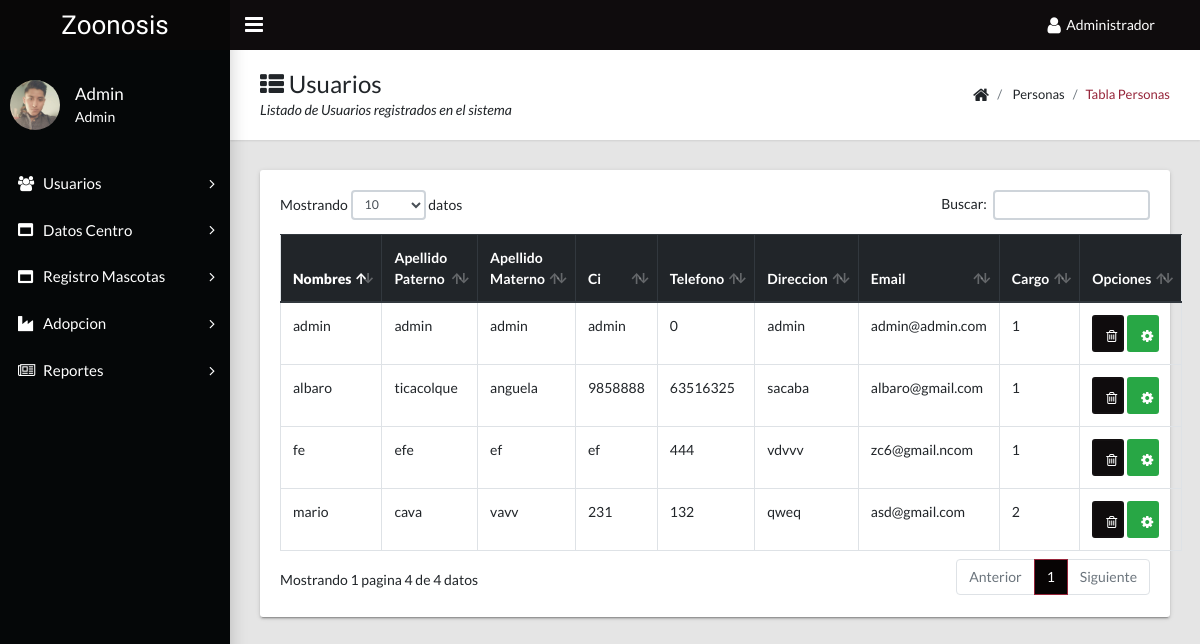
The page /admin/docs/table-personas.php (signed in) on the database its author committed.
### tables this page shows
CREATE TABLE `persona` (
  `id_persona` int(11) NOT NULL AUTO_INCREMENT,
  `nombre` varchar(45) DEFAULT NULL,
  `papellido` varchar(45) DEFAULT NULL,
  `sapellido` varchar(45) DEFAULT NULL,
  `ci` varchar(45) DEFAULT NULL,
  `telefono` int(11) DEFAULT NULL,
  `direccion` varchar(150) DEFAULT NULL,
  `email` varchar(45) DEFAULT NULL,
  `activo` tinyint(4) DEFAULT NULL,
  `rol_id_rol` int(11) NOT NULL,
  PRIMARY KEY (`id_persona`),
  UNIQUE KEY `ci_UNIQUE` (`ci`),
  UNIQUE KEY `email_UNIQUE` (`email`),
  KEY `fk_persona_rol1_idx` (`rol_id_rol`),
  CONSTRAINT `fk_persona_rol1` FOREIGN KEY (`rol_id_rol`) REFERENCES `rol` (`id_rol`) ON DELETE NO ACTION ON UPDATE NO ACTION
);

### modelo/conexion.php (called while the page is built, shortened)
<?php
class conexion{
	public $con;
	function __construct(){
	$this->host="localhost";
	$this->user="root";
	$this->clave="";
	$this->db="zoonosis_db";
	$this->con=mysqli_connect($this->host, $this->user,$this->clave);
	mysqli_query($this->con, 'SET NAMES UTF-8');
	if($this->con){
		mysqli_select_db($this->con,$this->db);
	}
	}
public function con_retorno($sql){
$resp=mysqli_query($this->con, $sql);
return $resp;
}
}

### modelo/mdl_agregarusuario.php (called while the page is built, shortened)
<?php
require("conexion.php");
if (isset($_GET['id_persona']))
{
    $con= new conexion();
    $sql="update persona set activo =0 where id_persona='$_GET[id_persona]'";
    $con->sin_retorno($sql);
    $sql="update usuario set activousuario =0 where persona_id_persona='$_GET[id_persona]'";
    $con->sin_retorno($sql);
    $sql="delete from cuenta where usuario_id_usuario='$_GET[id_persona]'";
    $con->sin_retorno($sql);
    echo "<script> window.location.href='../admin/docs/table-personas.php';</script>";
}
else {
    class mdlusuario
    {
        public $obj_con;
        function __construct()
        {
            $this->obj_con = new conexion();
        }
        public function listar()
        {
            $sql = "select * from persona where activo=1;";
            return $this->obj_con->con_retorno($sql);
        }
    }
}
?>

### admin/docs/table-personas.php (the view, shortened to what this page needs)
<?php
include_once('menu.php');
include_once ('../../modelo/mdl_agregarusuario.php');
$objeto=new mdlusuario();
$datos=$objeto->listar();
?>
    <main class="app-content">
      <div class="app-title">
        <div>
          <h1><i class="fa fa-th-list"></i> Usuarios</h1>
          <p>Listado de Usuarios registrados en el sistema</p>
        </div>
        <ul class="app-breadcrumb breadcrumb side">
          <li class="breadcrumb-item"><i class="fa fa-home fa-lg"></i></li>
          <li class="breadcrumb-item"> Personas</li>
          <li class="breadcrumb-item active"><a href="#">Tabla Personas</a></li>
        </ul>
      </div>
      <div class="row">
        <div class="col-md-12">
          <div class="tile">
            <div class="tile-body">
              <table class="table table-hover table-bordered" id="sampleTable">
                <thead class="thead-dark">
                  <tr>
                    <th><b>Nombres</th>
                    <th>Apellido Paterno</th>
                    <th>Apellido Materno</th>
                    <th>Ci</th>
                    <th>Telefono</th>
                    <th>Direccion</th>
                    <th>Email</th>
                    <th>Cargo</th>
                      <th>Opciones</th>
                  </tr>
                </thead>
                <tbody>
                <?php
                while($row=mysqli_fetch_assoc($datos)){
                echo "<tr>";
                echo "<td>".$row['nombre']."</td>";
                    echo "<td>".$row['papellido']."</td>";
                    echo "<td>".$row['sapellido']."</td>";
                    echo "<td>".$row['ci']."</td>";
                    echo "<td>".$row['telefono']."</td>";
                    echo "<td>".$row['direccion']."</td>";
                    echo "<td>".$row['email']."</td>";
                    echo "<td>".$row['rol_id_rol']."</td>";
                    $id_persona=$row['id_persona'];
                    $nombre=$row['nombre'];
                    $papellido=$row['papellido'];
                    $sapellido=$row['sapellido'];
                    $ci=$row['ci'];
                    $telefono=$row['telefono'];
                    $direccion=$row['direccion'];
                    $email=$row['email'];
                    echo "<td>
                      <a class='btn btn-danger col-md-5' href='../../modelo/mdl_agregarusuario.php?id_persona=".$id_persona."'><i class='fa fa-trash-o' aria-hidden='true'></i></a>
                      <a class=' btn btn-success col-md-5' href='modificar_persona.php?id_persona=".$id_persona."&nombre=".$nombre."&papellido=".$papellido."&sapellido=".$sapellido."&ci=".$ci."&telefono=".$telefono."&direccion=".$direccion."&email=".$email."'><i class='fa fa-cog' aria-hidden='true'></i></a></td>";
                echo "</tr>";
                }?>
                </tbody>
              </table>
            </div>
          </div>
        </div>
      </div>
    </main>

### admin/docs/menu.php (shortened to what this page needs)
<!DOCTYPE html>
<html lang="es">
  <head>
    <link rel="stylesheet" type="text/css" href="css/main.css">
      <link rel="stylesheet" href="../../iziToast-master/dist/css/iziToast.min.css">
      <link rel="stylesheet" type="text/css" href="bootstrap4/font-awesome-4.7.0/css/font-awesome.min.css">
      <link rel="stylesheet" href="../../bootstrap4/css/bootstrap-select.css"/>
  </head>
  <body class="app sidebar-mini rtl"  >
  <header class="app-header"><a class="app-header__logo" href="index.php">Zoonosis</a>
      <a class="app-sidebar__toggle" href="#" data-toggle="sidebar" aria-label="Hide Sidebar"></a>
      <ul class="app-nav">
          <li class="dropdown"><a class="app-nav__item" href="#" data-toggle="dropdown" aria-label="Open Profile Menu" style='text-transform: capitalize'><i class="fa fa-user fa-lg"></i> &nbsp;<?php echo $_SESSION['rol']?></a>
          </li>
      </ul>
  </header>
  <aside class="app-sidebar">
  <div class="app-sidebar__user"><img class="app-sidebar__user-avatar" src="../../imagenes/userc.jpg" width="50" height="50" alt="User Image">
          <div>
              <p class="app-sidebar__user-name" style='text-transform: capitalize'><?php echo $_SESSION['nombre']?></p>
              <p class="app-sidebar__user-designation" style='text-transform: capitalize'><?php echo $_SESSION['papellido']?></p>
          </div>
      </div>
      <ul class="app-menu">
          <?php if ($_SESSION['rol']=='administrador') {?>
          <li class="treeview"><a class="app-menu__item" href="#" data-toggle="treeview"><i class="app-menu__icon fa fa-users"></i><span class="app-menu__label">Usuarios</span><i class="treeview-indicator fa fa-angle-right"></i></a>
          </li>
          <?php  }?>
         <?php if ($_SESSION['rol']=='administrador') {?>
          <li class="treeview"><a class="app-menu__item" href="#" data-toggle="treeview"><i class="app-menu__icon fa fa-window-maximize"></i><span class="app-menu__label">Datos Centro</span><i class="treeview-indicator fa fa-angle-right"></i></a>
              <?php  }?>
          <?php if ($_SESSION['rol']=='administrador') {?>
          <li class="treeview"><a class="app-menu__item" href="#" data-toggle="treeview"><i class="app-menu__icon fa fa-window-maximize"></i><span class="app-menu__label">Registro Mascotas</span><i class="treeview-indicator fa fa-angle-right"></i></a>
              <?php  }?>
              <?php if ($_SESSION['rol']=='administrador') {?>
          <li class="treeview"><a class="app-menu__item" href="#" data-toggle="treeview"><i class="app-menu__icon fa fa-industry"></i><span class="app-menu__label">Adopcion</span><i class="treeview-indicator fa fa-angle-right"></i></a>
              <?php  }?>
            <?php if ($_SESSION['rol']=='administrador') {?>
          <li class="treeview"><a class="app-menu__item" href="#" data-toggle="treeview"><i class="app-menu__icon fa fa-newspaper-o"></i><span class="app-menu__label">Reportes</span><i class="treeview-indicator fa fa-angle-right"></i></a>
          </li>
      <?php  }?>
      </ul>
    </aside>
  </body>
</html>

### rows shown on the page
persona: nombre "admin", papellido "admin", sapellido "admin", ci "admin", telefono "0", direccion "admin", email "admin@admin.com", rol_id_rol "1"
persona: nombre "albaro", papellido "ticacolque", sapellido "anguela", ci "9858888", telefono "63516325", direccion "sacaba", email "albaro@gmail.com", rol_id_rol "1"
persona: nombre "fe", papellido "efe", sapellido "ef", ci "ef", telefono "444", direccion "vdvvv", email "zc6@gmail.ncom", rol_id_rol "1"
persona: nombre "mario", papellido "cava", sapellido "vavv", ci "231", telefono "132", direccion "qweq", email "asd@gmail.com", rol_id_rol "2"

### other values the page prints
$_SESSION['rol'] "Administrador"
$_SESSION['nombre'] "Admin"
$_SESSION['papellido'] "Admin"
